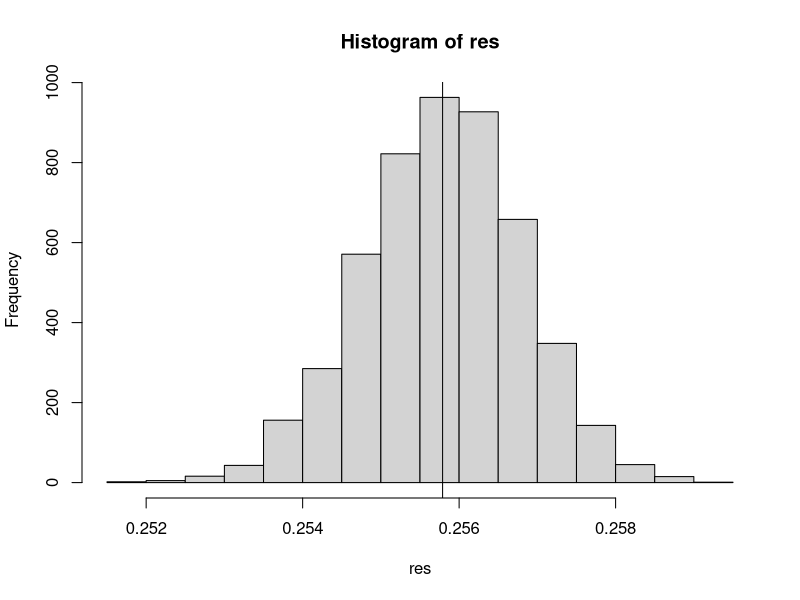
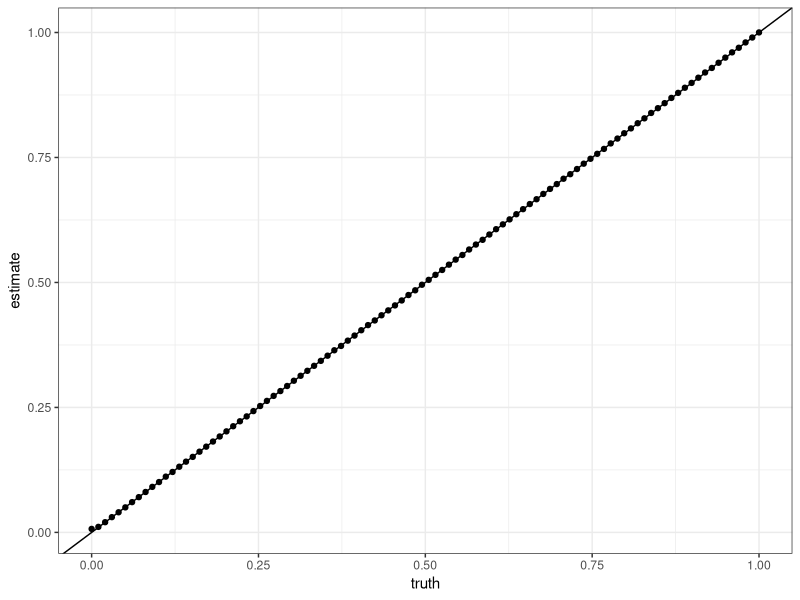

Here is the R script that generated these plots, in order:
library(MASS)
library(ggplot2)
setwd("~/Documents/ratioest")

# Read in real data
true.dat <- read.csv("results.csv", header = FALSE, row.names = 1)

res <- c()
set.seed(98481)
for(i in 1:5000)
{
  cont <- sample(as.numeric(true.dat[24,]), 50, replace = TRUE)
  treat <- sample(as.numeric(true.dat[26,]), 50, replace = TRUE)
  
  res <- c(res, abs(mean(treat) - mean(cont))/mean(cont))
}
mt <- mean(as.numeric(true.dat[26,]))
mc <- mean(as.numeric(true.dat[24,]))

hist(res)
abline(v = abs(mt-mc)/mc)

# function to do one simulation
sim.one <- function(r, cont.mean = 94)
{
  # simulate time
  #cont <- rnegbin(n = 5, mu = cont.mean, theta = 20)
  #treat <- rnegbin(n = 5, mu = r*cont.mean, theta = 20)
  cont <- rnorm(n = 50, mean = cont.mean, sd = 4)
  treat <- rnorm(n = 50, mean = r*cont.mean, sd = 4)
  
  # calculate the estimator
  est <- abs(mean(treat) - mean(cont))/mean(cont)
  return(est)
}


# code to replicate simulations across true ratios of means
true.ratio <- seq(from = 1, to = 2, length.out = 100)

set.seed(64684)
out <- cbind(true.ratio[1], t(replicate(1000, sim.one(true.ratio[1]))))

for(i in 2:length(true.ratio))
{
  res <-replicate(1000, sim.one(true.ratio[i]))
  out <- rbind(out, cbind(true.ratio[i], t(res)))  
}

out <- data.frame(out)

results <- data.frame(out[,1], rowMeans(out[,2:1001]))
names(results) <- c("true.ratio", "estimate")


results$truth <- results$true.ratio - 1

plot <- ggplot(results, aes(truth, estimate)) + geom_point() + theme_bw()
plot <- plot + geom_abline(intercept = 0, slope = 1)
plot